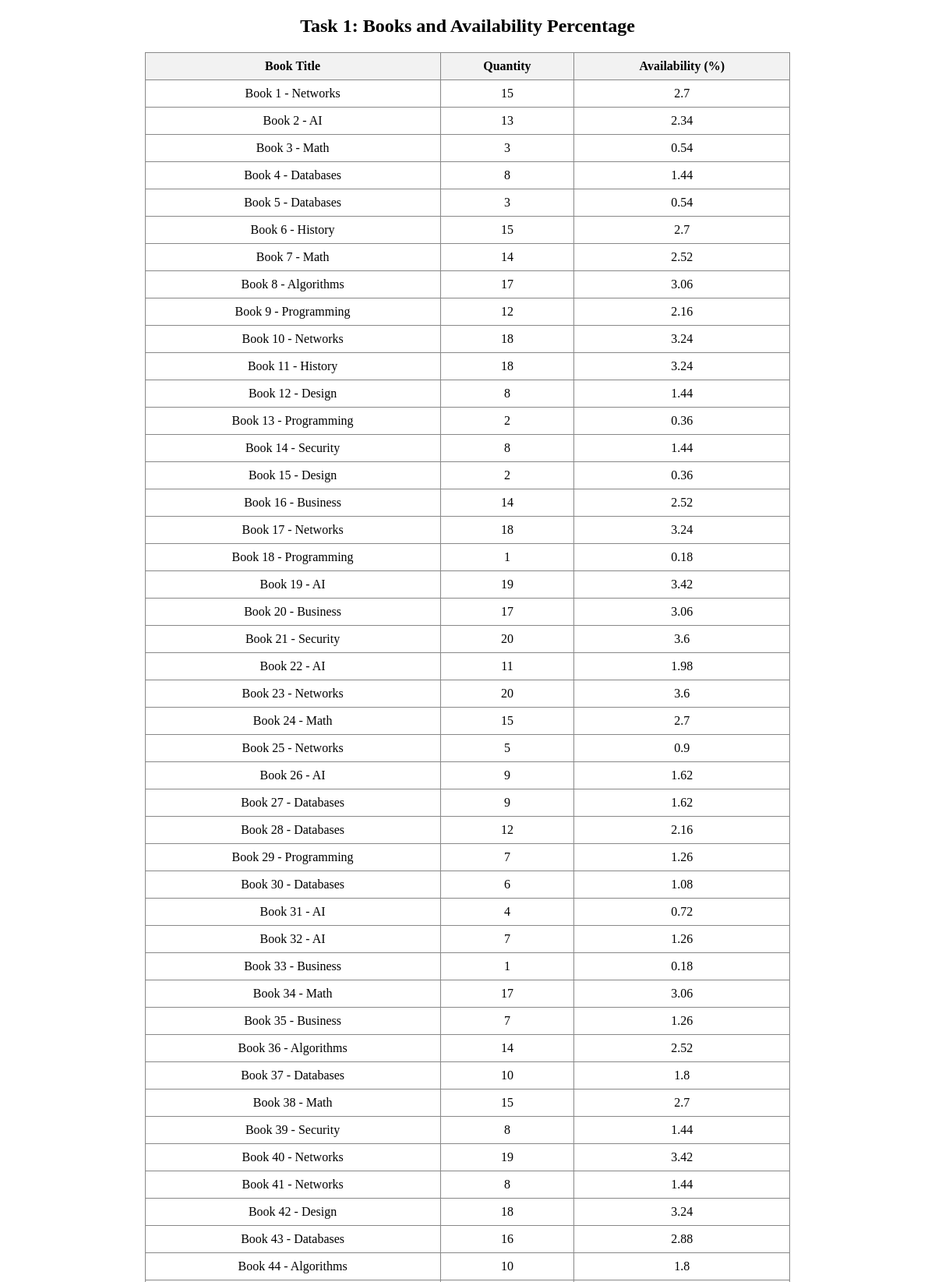
/books/lab9/task1/ (upper part), run on the app's committed database.
### apps/bookmodule/models.py (models this page shows)
class Booklab(models.Model):
    title = models.CharField(max_length=100)
    price = models.FloatField(default=0.0)
    quantity = models.IntegerField(default=1)
    pubdate = models.DateTimeField()
    rating = models.SmallIntegerField(default=1)
    publisher = models.ForeignKey(Publisher, null=True, on_delete=models.SET_NULL)
    authors = models.ManyToManyField(Author)

### apps/bookmodule/views.py (the view)
# urls.py: path('lab9/task1/', views.task1_view, name='task1'),
def task1_view(request):
    books = Booklab.objects.all()
    total_qty = books.aggregate(total=Sum('quantity'))['total'] or 0
    for book in books:
        if total_qty > 0:
            book.availability_percent = round((book.quantity / total_qty) * 100, 2)
        else:
            book.availability_percent = 0
    return render(request, 'bookmodule/lab9_task1.html', {'books': books})

### apps/templates/bookmodule/lab9_task1.html (shortened to what this page needs)
<!DOCTYPE html>
<html>
<head>
</head>
<body>
<h2>Task 1: Books and Availability Percentage</h2>
<table>
    <tr>
        <th>Book Title</th>
        <th>Quantity</th>
        <th>Availability (%)</th>
    </tr>
    {% for book in books %}
    <tr>
        <td>{{ book.title }}</td>
        <td>{{ book.quantity }}</td>
        <td>{{ book.availability_percent }}</td>
    </tr>
    {% empty %}
    <tr><td colspan="3">No books found.</td></tr>
    {% endfor %}
</table>
</body>
</html>

### apps/templates/bookmodule/lab9_task1.html (style rules this page uses)
table { border-collapse: collapse; width: 70%; margin: 20px auto; }
th, td { border: 1px solid #888; padding: 8px; text-align: center; }
th { background-color: #f2f2f2; }
h2 { text-align: center; }

### data on the page
Booklab: title "Book 1 - Networks", quantity "15", availability_percent "2.7"
Booklab: title "Book 2 - AI", quantity "13", availability_percent "2.34"
Booklab: title "Book 3 - Math", quantity "3", availability_percent "0.54"
Booklab: title "Book 4 - Databases", quantity "8", availability_percent "1.44"
Booklab: title "Book 5 - Databases", quantity "3", availability_percent "0.54"
Booklab: title "Book 6 - History", quantity "15", availability_percent "2.7"
Booklab: title "Book 7 - Math", quantity "14", availability_percent "2.52"
Booklab: title "Book 8 - Algorithms", quantity "17", availability_percent "3.06"
Booklab: title "Book 9 - Programming", quantity "12", availability_percent "2.16"
Booklab: title "Book 10 - Networks", quantity "18", availability_percent "3.24"
Booklab: title "Book 11 - History", quantity "18", availability_percent "3.24"
Booklab: title "Book 12 - Design", quantity "8", availability_percent "1.44"
Booklab: title "Book 13 - Programming", quantity "2", availability_percent "0.36"
Booklab: title "Book 14 - Security", quantity "8", availability_percent "1.44"
Booklab: title "Book 15 - Design", quantity "2", availability_percent "0.36"
Booklab: title "Book 16 - Business", quantity "14", availability_percent "2.52"
Booklab: title "Book 17 - Networks", quantity "18", availability_percent "3.24"
Booklab: title "Book 18 - Programming", quantity "1", availability_percent "0.18"
Booklab: title "Book 19 - AI", quantity "19", availability_percent "3.42"
Booklab: title "Book 20 - Business", quantity "17", availability_percent "3.06"
Booklab: title "Book 21 - Security", quantity "20", availability_percent "3.6"
Booklab: title "Book 22 - AI", quantity "11", availability_percent "1.98"
Booklab: title "Book 23 - Networks", quantity "20", availability_percent "3.6"
Booklab: title "Book 24 - Math", quantity "15", availability_percent "2.7"
Booklab: title "Book 25 - Networks", quantity "5", availability_percent "0.9"
Booklab: title "Book 26 - AI", quantity "9", availability_percent "1.62"
Booklab: title "Book 27 - Databases", quantity "9", availability_percent "1.62"
Booklab: title "Book 28 - Databases", quantity "12", availability_percent "2.16"
Booklab: title "Book 29 - Programming", quantity "7", availability_percent "1.26"
Booklab: title "Book 30 - Databases", quantity "6", availability_percent "1.08"
Booklab: title "Book 31 - AI", quantity "4", availability_percent "0.72"
Booklab: title "Book 32 - AI", quantity "7", availability_percent "1.26"
Booklab: title "Book 33 - Business", quantity "1", availability_percent "0.18"
Booklab: title "Book 34 - Math", quantity "17", availability_percent "3.06"
Booklab: title "Book 35 - Business", quantity "7", availability_percent "1.26"
Booklab: title "Book 36 - Algorithms", quantity "14", availability_percent "2.52"
Booklab: title "Book 37 - Databases", quantity "10", availability_percent "1.8"
Booklab: title "Book 38 - Math", quantity "15", availability_percent "2.7"
Booklab: title "Book 39 - Security", quantity "8", availability_percent "1.44"
Booklab: title "Book 40 - Networks", quantity "19", availability_percent "3.42"
Booklab: title "Book 41 - Networks", quantity "8", availability_percent "1.44"
Booklab: title "Book 42 - Design", quantity "18", availability_percent "3.24"
Booklab: title "Book 43 - Databases", quantity "16", availability_percent "2.88"
Booklab: title "Book 44 - Algorithms", quantity "10", availability_percent "1.8"
